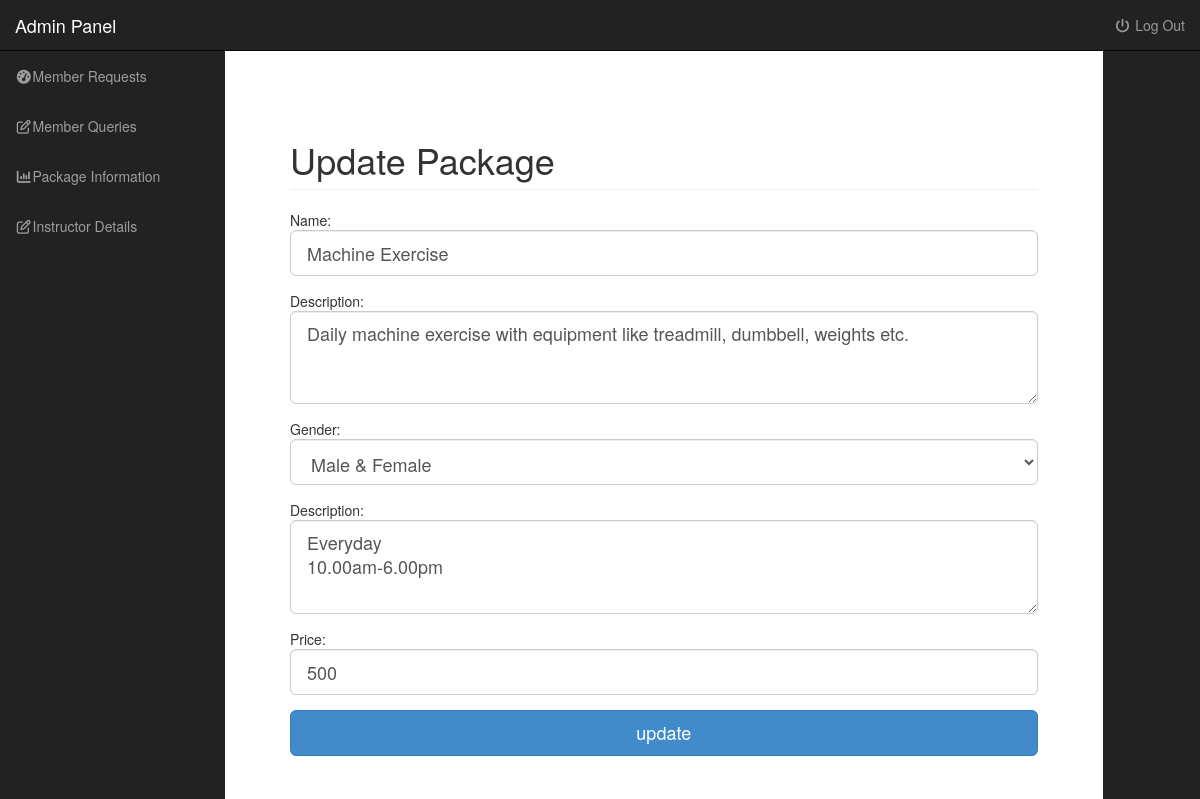
/Admin/updatePackage.php?package_id=1 (signed in), run on the app's committed database.
### tables this page shows
CREATE TABLE IF NOT EXISTS `package` (
  `id` int(11) NOT NULL,
  `name` varchar(255) NOT NULL,
  `description` varchar(1000) NOT NULL,
  `gender` varchar(255) NOT NULL,
  `schedule` varchar(255) NOT NULL,
  `fee` int(100) NOT NULL
);

### Admin/updatePackage.php (the view, shortened to what this page needs)
<html>
<head>
    <link href="css/bootstrap.min.css" rel="stylesheet">
    <link href="css/sb-admin.css" rel="stylesheet">
    <link href="css/plugins/morris.css" rel="stylesheet">
    <link href="font-awesome-4.1.0/css/font-awesome.min.css" rel="stylesheet" type="text/css">
</head>
<body>
      <div id="wrapper">
        <?php include_once("include_templates/navigation.php"); ?>
        <div id="page-wrapper">
            <div class="container-fluid">
                <div class="row">
                    <div class="col-lg-12">
                        <h1 class="page-header">
                             Update Package
                        </h1>
                    </div>
                </div>
<?php
if(isset($_GET['package_id']))
{
$package_id=$_GET['package_id'];
$query1=mysql_query("select * from package where id='$package_id'");
$query2=mysql_fetch_array($query1);
}
?>
                <form method="post" action="">
                    <div class="form-group" >
                        Name:<input type="text" name="name" class="form-control input-lg" value="<?php echo $query2['name']; ?>" />
                    </div>
                    <div class="form-group" >
			Description:<textarea name="description" class="form-control input-lg" rows="3" placeholder="Description" required="required"><?php echo $query2['description']; ?></textarea>
                    </div>
                    <div class="form-group" >
                        Gender:<select type="text" name="gender" class="form-control input-lg" placeholder="Gender" required="required">
                                            <option><?php echo $query2['gender']; ?></option>
                                        </select>
                    </div>
                    <div class="form-group" >
                        Description:<textarea name="schedule" class="form-control input-lg" rows="3" placeholder="Schedule" required="required"><?php echo $query2['schedule']; ?></textarea>
                    </div>
                    <div class="form-group" >
                        Price:<input type="number" name="fee" class="form-control input-lg" value="<?php echo $query2['fee']; ?>" />
                    </div>
                    <div class="form-group" >
                        <input type="submit" name="submit" class="btn btn-primary btn-lg btn-block" value="update" />
                    </div>
                </form>
            </div>
</body>
</html>

### Admin/css/sb-admin.css (style rules this page uses)
body { margin-top: 100px; background-color: #222; }
@media (min-width:768px) { body { margin-top: 50px; } }
#wrapper { padding-left: 0; }
#page-wrapper { width: 90%; padding: 0px;; background-color: #fff; }
@media (min-width:768px) { #wrapper { padding-left: 225px; } }
@media (min-width:768px) { #page-wrapper { padding: 50px; } }

### data on the page
package: name "Machine Exercise", description "Daily machine exercise with equipment like treadmill, dumbbell, weights etc.", gender "Male & Female", schedule "Everyday 10.00am-6.00pm", fee "500"
